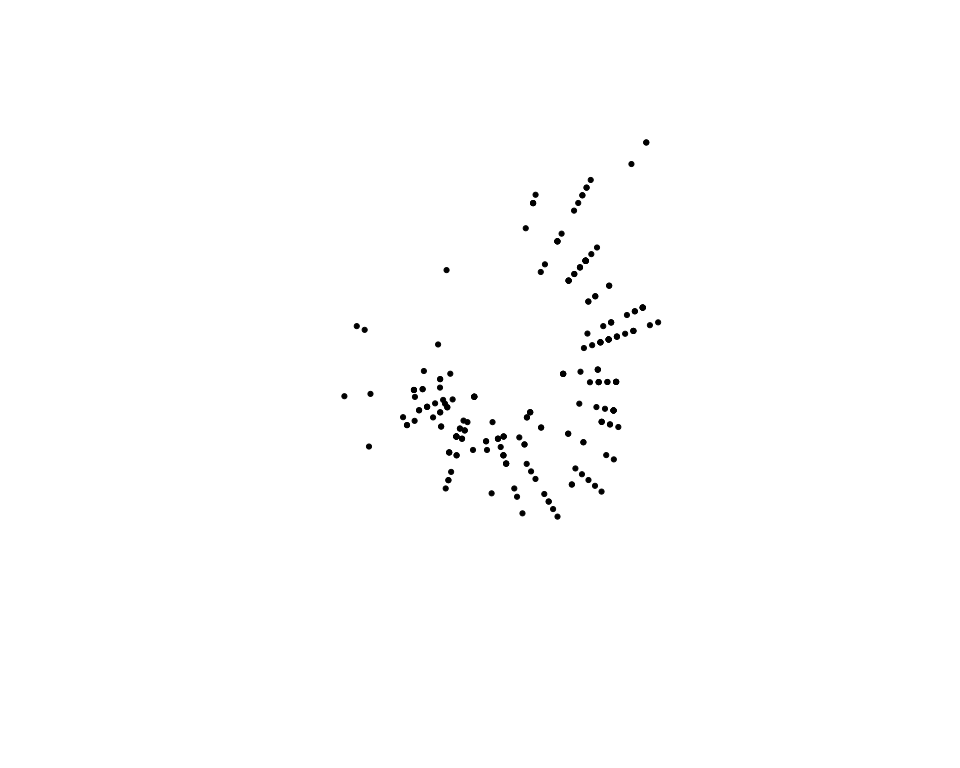

Write R code to recreate this figure.
# The plot test/golden/theme_radial_void.svg draws, drawn by ggplot2 itself, as ggplot2's own visual
# tests draw their snapshots: the independent check on that golden whenever it changes. The suite
# never runs this; it needs R, ggplot2 and vdiffr, saved as the Docker image
# giggly-r:ggplot2-4.0.3. From the repository's root:
#
#   docker run --rm -v "$PWD/test/golden":/golden:ro giggly-r:ggplot2-4.0.3 \
#     Rscript /golden/theme_radial_void.R > theme_radial_void.ggplot2.svg
#
# and compare the two drawings element by element, as test/golden/point.R describes.
#
# mpg's highway mileage against engine size in radial coordinates, in theme_void(): the points
# alone, on a transparent background.
#
# First checked with ggplot2 4.0.3 and vdiffr 1.0.9: every element matches, in ggplot2's order, and
# every clip path but svglite's around the whole drawing, as test/golden/radial.svg's.

library(ggplot2)

plot <- ggplot(mpg, aes(displ, hwy)) +
  geom_point() +
  coord_radial() +
  theme_void()

file <- tempfile(fileext = ".svg")
vdiffr::write_svg(plot, file)
cat(readLines(file), sep = "\n")
